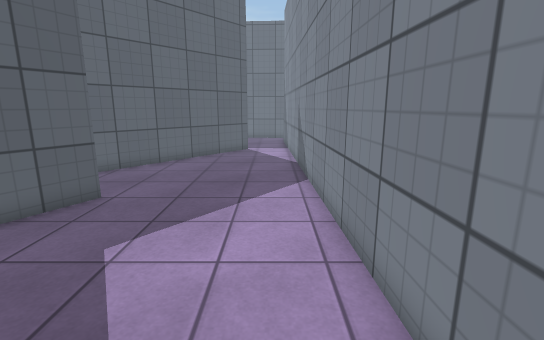
view 1 (above)

16 first-person views from a walk through a Unity game level. The camera is 1.4 m above the floor, tilts 12° down and sees 85° across. The floor is counted in squares, 0.5 m on a side. Each view is taken from the middle of a square. On the plan, view 1 faces up. The plan holds only what a view shows up to about 20 squares ahead; the rest is blank. The place goes on beyond the plan. The player is left out. Surface patterns are stand-ins for the level's own textures.

view 2
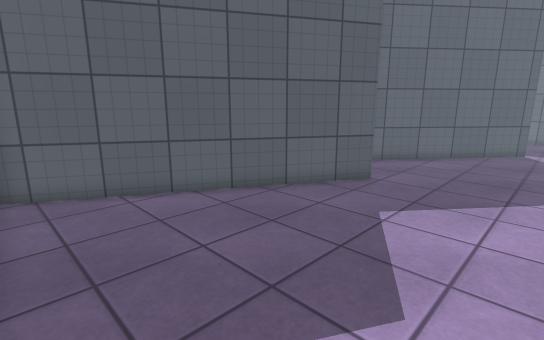

view 3
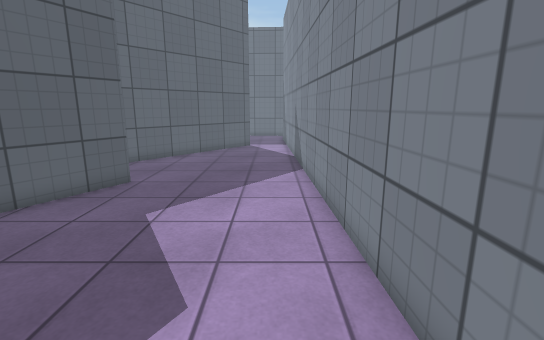

view 4
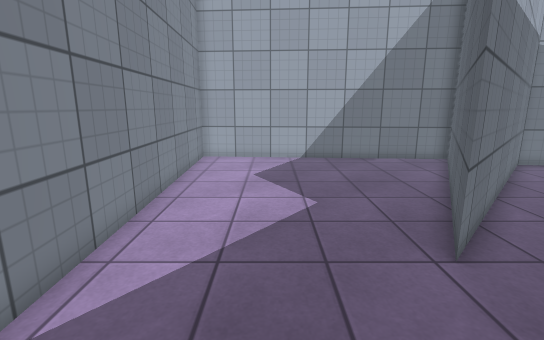

view 5
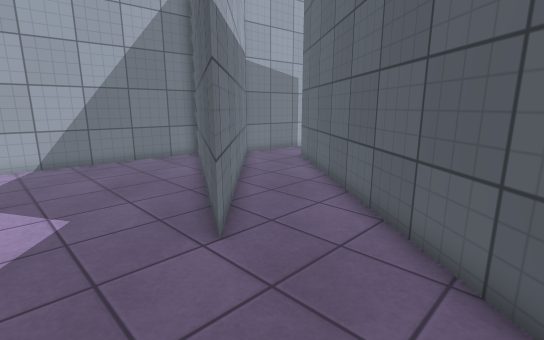

view 6
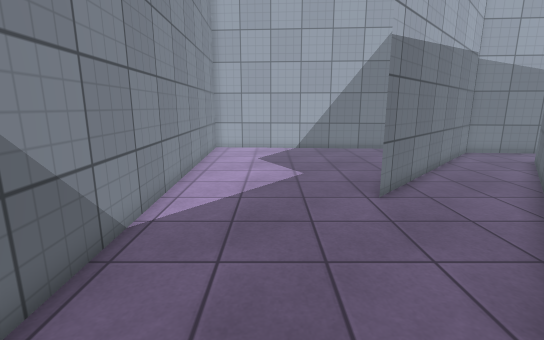

view 7
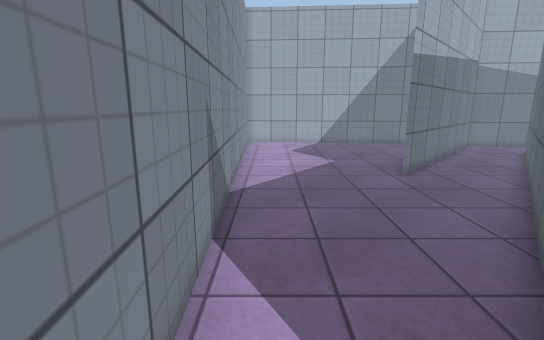

view 8
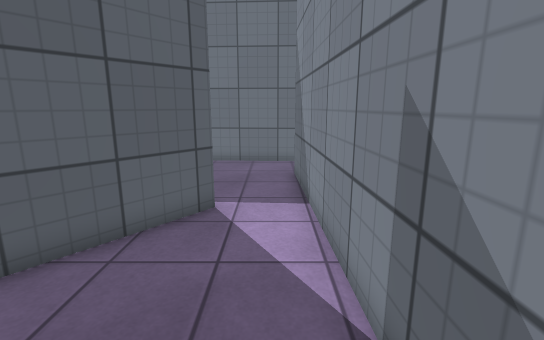

view 9
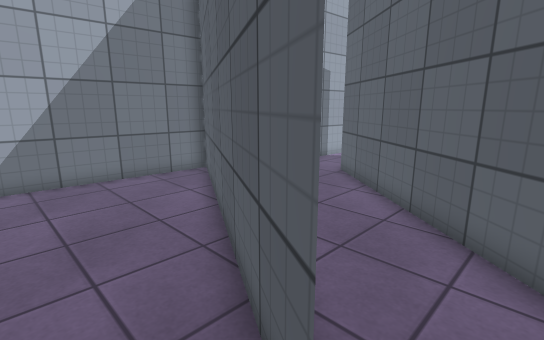

view 10
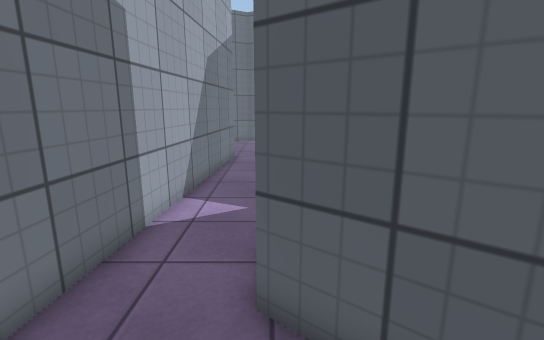

view 11
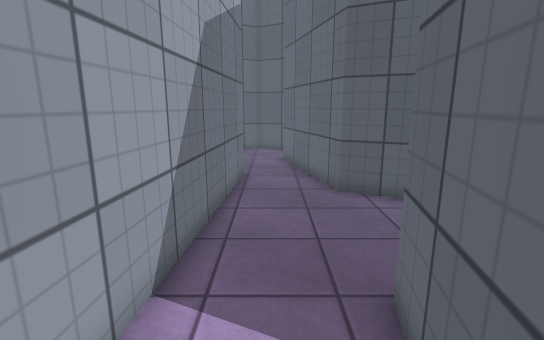

view 12
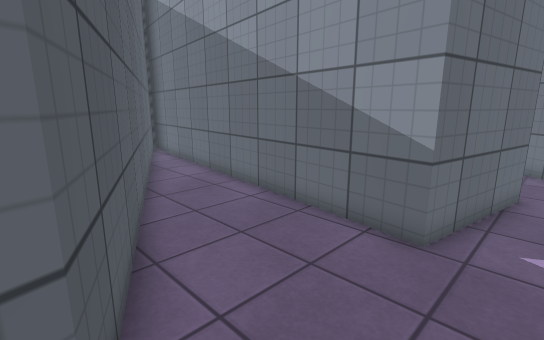

view 13
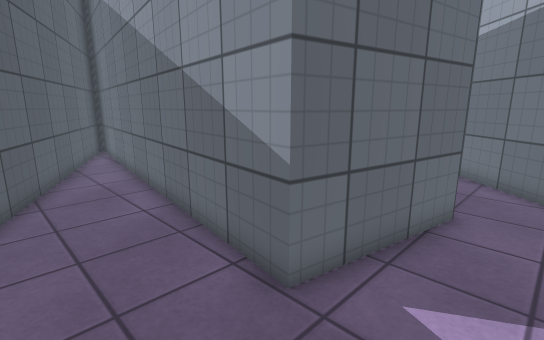

view 14
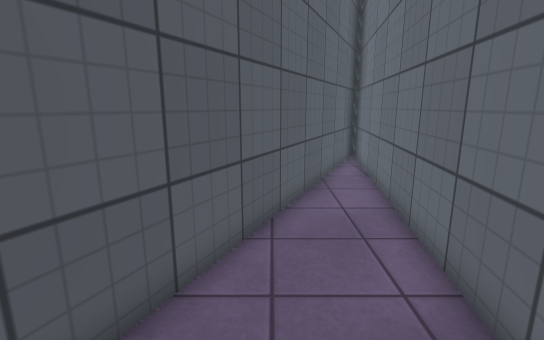

view 15
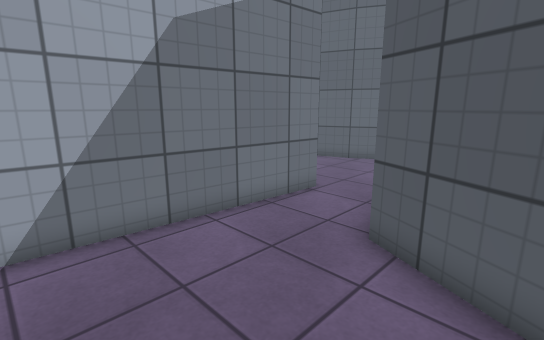

view 16
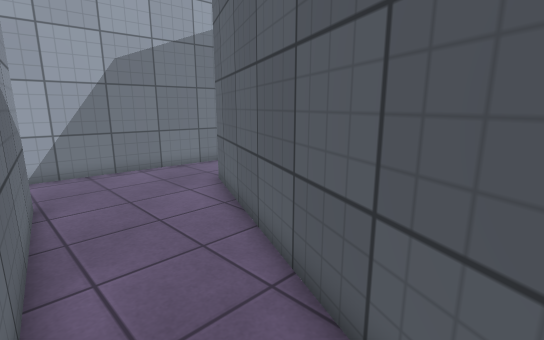

### Floor plan
Ten units are one square. View 1 is at (0, 0); x grows to the right and y downward. Boxes are objects, and circles mark ways between rooms. Rooms are numbered by the first view taken in them; rooms with no view inside come last. Other rooms are left out.
<svg viewBox="-291 -221 316 256">
<path fill="none" stroke="#000" d="M-54 -91 -116 20 20 30 11 -216M-16 -201 -82 -120M-286 -7 -141 4 -53 -91M-82 -120 -157 -28 -208 -38 -187 -189M-187 -215 -267 -43 -285 -38"/>
<circle cx="-65" cy="-105" r="3" fill="#2a7"/>
<text x="-30" y="-70">1</text>
<text x="-210" y="-70">2</text>
</svg>
Room 1 opens to room 2.

Where each view was taken, in squares from view 1:
view 1: 0 up, 0 right, facing up
view 2: 2 down, 0 right, facing up-left
view 3: 2 down, 0 right, facing up
view 4: 14 up, 2 left, facing down
view 5: 14 up, 2 left, facing down-left
view 6: 18 up, 2 left, facing down
view 7: 21 up, 0 right, facing down
view 8: 12 up, 0 right, facing up
view 9: 10 up, 4 left, facing down-left
view 10: 3 up, 12 left, facing left
view 11: 2 up, 17 left, facing left
view 12: 2 up, 27 left, facing up-right
view 13: 1 up, 24 left, facing up-right
view 14: 5 up, 23 left, facing up
view 15: 7 up, 21 left, facing down-left
view 16: 14 up, 20 left, facing down-left
